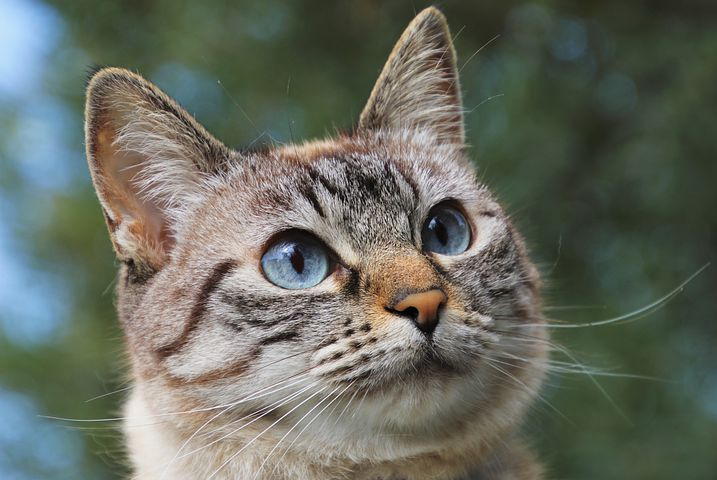
#> input picture src/open_cv/cat1.jpg, 717 x 480 px
$ python picture_sketch.py
#> lines starting #> are read from the running program, lines starting #| are printed output that depends on the picture
import cv2

img = cv2.imread("cat1.jpg")
#> img is the input picture: shape (480, 717, 3); mean B, G, R 96.4, 107.2, 102.9

gray_image = cv2.cvtColor(img, cv2.COLOR_BGR2GRAY)  # black-white picture
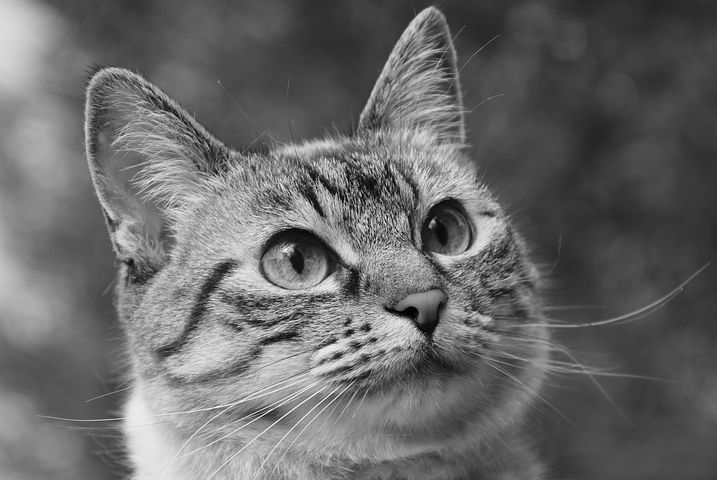
#> gray_image: shape (480, 717); min 0, max 255, mean 104.7

inverted_image = 255 - gray_image  # negative film
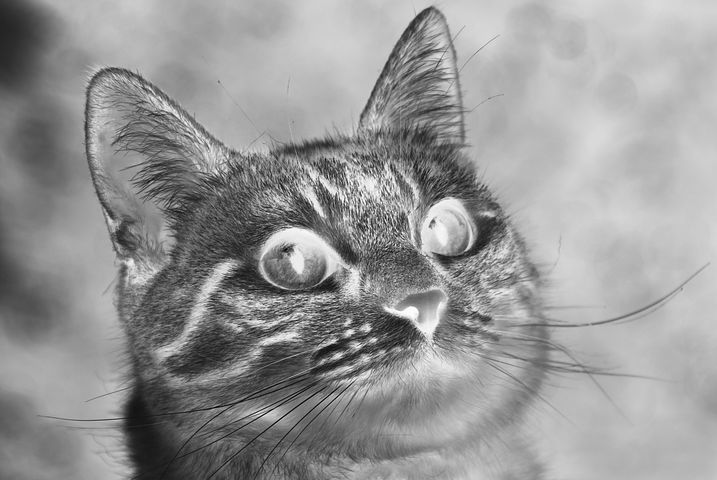
#> inverted_image: shape (480, 717); min 0, max 255, mean 150.3

blurred = cv2.GaussianBlur(inverted_image, (9, 9), 0)  # cv2.BORDER_DEFAULT
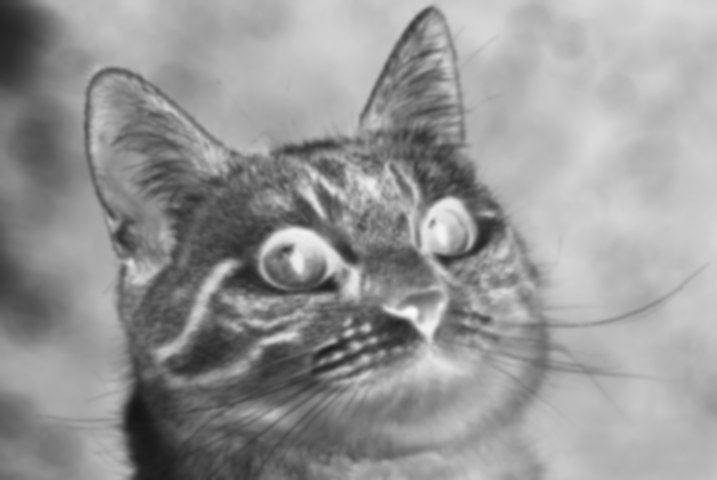
#> blurred: shape (480, 717); min 21, max 250, mean 150.3

inverted_blurred = 255 - blurred
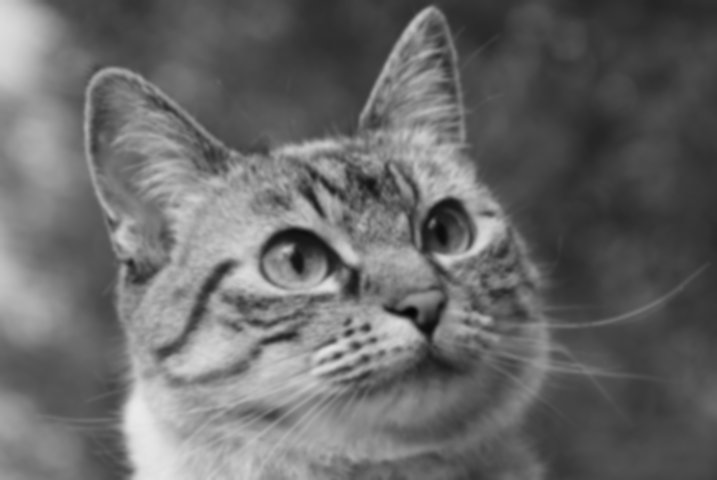
#> inverted_blurred: shape (480, 717); min 5, max 234, mean 104.7

pencil_sketch = cv2.divide(gray_image, inverted_blurred, scale=256.0)
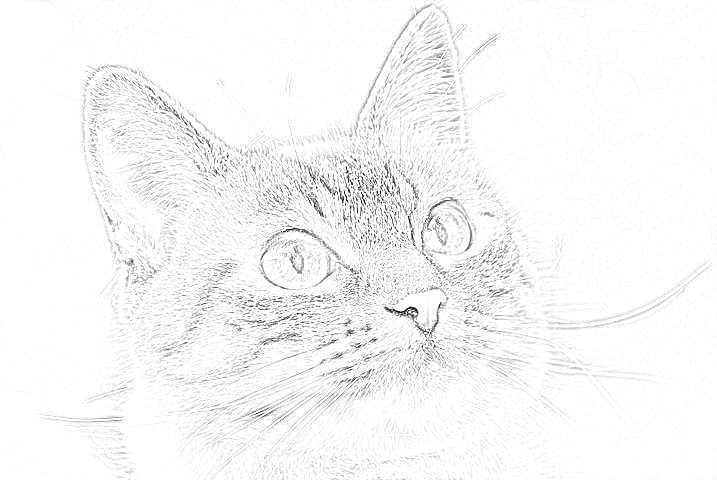
#> pencil_sketch: shape (480, 717); min 0, max 255, mean 247.4

# cv2.imshow("original", img)
cv2.imshow("pencil", pencil_sketch)
cv2.waitKey(0)
cv2.destroyAllWindows()
